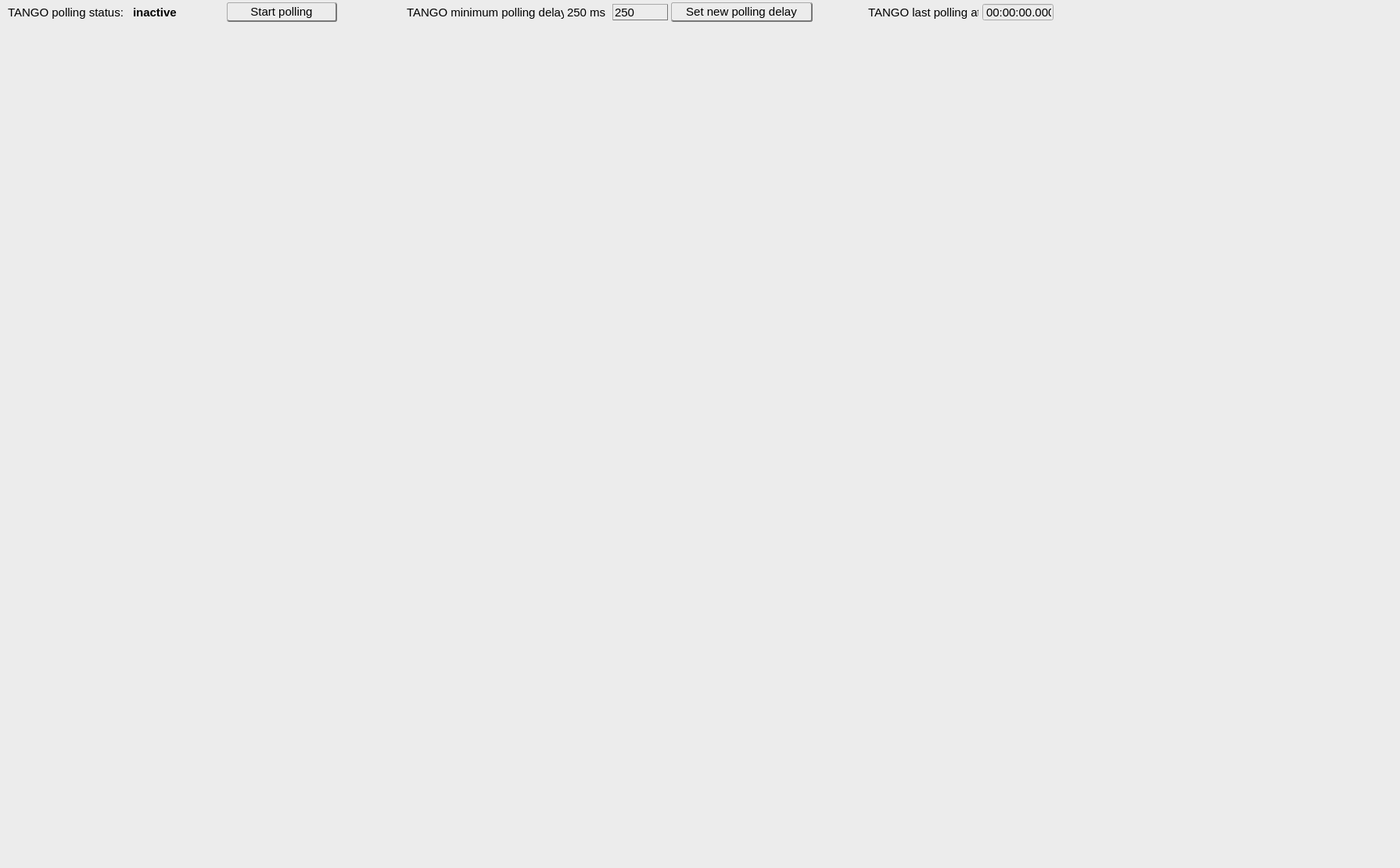
<?xml version="1.0" encoding="UTF-8"?>
<ui version="4.0">
 <class>MainWindow</class>
 <widget class="QMainWindow" name="MainWindow">
  <property name="geometry">
   <rect>
    <x>0</x>
    <y>0</y>
    <width>1790</width>
    <height>1110</height>
   </rect>
  </property>
  <property name="sizePolicy">
   <sizepolicy hsizetype="Preferred" vsizetype="Preferred">
    <horstretch>0</horstretch>
    <verstretch>0</verstretch>
   </sizepolicy>
  </property>
  <property name="minimumSize">
   <size>
    <width>1000</width>
    <height>700</height>
   </size>
  </property>
  <property name="font">
   <font>
    <family>Arial</family>
    <pointsize>10</pointsize>
   </font>
  </property>
  <property name="cursor">
   <cursorShape>ArrowCursor</cursorShape>
  </property>
  <property name="mouseTracking">
   <bool>false</bool>
  </property>
  <property name="windowTitle">
   <string>Tango GUI</string>
  </property>
  <property name="styleSheet">
   <string notr="true">background-color:rgb(236, 236, 236)</string>
  </property>
  <widget class="QWidget" name="centralwidget">
   <property name="sizePolicy">
    <sizepolicy hsizetype="Minimum" vsizetype="Minimum">
     <horstretch>0</horstretch>
     <verstretch>0</verstretch>
    </sizepolicy>
   </property>
   <widget class="QLabel" name="label_pmac_polling">
    <property name="geometry">
     <rect>
      <x>520</x>
      <y>5</y>
      <width>201</width>
      <height>21</height>
     </rect>
    </property>
    <property name="font">
     <font>
      <family>Arial</family>
      <pointsize>11</pointsize>
     </font>
    </property>
    <property name="text">
     <string>TANGO minimum polling delay:</string>
    </property>
   </widget>
   <widget class="QLineEdit" name="io_tango_polling">
    <property name="geometry">
     <rect>
      <x>783</x>
      <y>5</y>
      <width>71</width>
      <height>21</height>
     </rect>
    </property>
    <property name="sizePolicy">
     <sizepolicy hsizetype="Fixed" vsizetype="Fixed">
      <horstretch>0</horstretch>
      <verstretch>0</verstretch>
     </sizepolicy>
    </property>
    <property name="font">
     <font>
      <family>Arial</family>
      <pointsize>11</pointsize>
     </font>
    </property>
    <property name="styleSheet">
     <string notr="true">border: solid;

border-bottom-color: #777777;
border-bottom-width: 1px;

border-right-color:#777777;
border-right-width: 1px;

border-top-color:#AAAAAA;
border-top-width: 1px;

border-left-color:#AAAAAA;
border-left-width: 1px;

 background: qlineargradient(x1: 0, y1: 0, x2: 0, y2: 1,
                                 stop: 0 #fafafa, stop: 0.4 #f4f4f4,
                                 stop: 0.5 #e7e7e7, stop: 1.0 #fafafa);</string>
    </property>
    <property name="text">
     <string>250</string>
    </property>
   </widget>
   <widget class="QPushButton" name="but_TANGO_pollingDelay">
    <property name="geometry">
     <rect>
      <x>858</x>
      <y>3</y>
      <width>181</width>
      <height>25</height>
     </rect>
    </property>
    <property name="font">
     <font>
      <family>Arial</family>
      <pointsize>11</pointsize>
     </font>
    </property>
    <property name="styleSheet">
     <string notr="true">border: solid;

border-bottom-color: #777777;
border-bottom-width: 2px;

border-right-color:#777777;
border-right-width: 2px;

border-top-color:#AAAAAA;
border-top-width: 1px;

border-left-color:#AAAAAA;
border-left-width: 1px;

border-radius: 3px;
padding: 1px;
 background: qlineargradient(x1: 0, y1: 0, x2: 0, y2: 1,
                                 stop: 0 #fafafa, stop: 0.4 #f4f4f4,
                                 stop: 0.5 #e7e7e7, stop: 1.0 #fafafa);</string>
    </property>
    <property name="text">
     <string>Set new polling delay</string>
    </property>
   </widget>
   <widget class="QLabel" name="label_pmac_pollingvalue">
    <property name="geometry">
     <rect>
      <x>725</x>
      <y>5</y>
      <width>57</width>
      <height>21</height>
     </rect>
    </property>
    <property name="font">
     <font>
      <family>Arial</family>
      <pointsize>11</pointsize>
     </font>
    </property>
    <property name="text">
     <string>250 ms</string>
    </property>
   </widget>
   <widget class="QTimeEdit" name="label_timeedit">
    <property name="geometry">
     <rect>
      <x>1256</x>
      <y>4</y>
      <width>91</width>
      <height>23</height>
     </rect>
    </property>
    <property name="font">
     <font>
      <family>Arial</family>
      <pointsize>11</pointsize>
     </font>
    </property>
    <property name="readOnly">
     <bool>true</bool>
    </property>
    <property name="buttonSymbols">
     <enum>QAbstractSpinBox::NoButtons</enum>
    </property>
    <property name="currentSection">
     <enum>QDateTimeEdit::HourSection</enum>
    </property>
    <property name="displayFormat">
     <string>HH:mm:ss.zzz</string>
    </property>
    <property name="currentSectionIndex">
     <number>0</number>
    </property>
   </widget>
   <widget class="QLabel" name="label_pmac_lastpolling">
    <property name="geometry">
     <rect>
      <x>1110</x>
      <y>5</y>
      <width>141</width>
      <height>21</height>
     </rect>
    </property>
    <property name="font">
     <font>
      <pointsize>11</pointsize>
     </font>
    </property>
    <property name="text">
     <string>TANGO last polling at:</string>
    </property>
   </widget>
   <widget class="QPushButton" name="but_TANGO_polling">
    <property name="geometry">
     <rect>
      <x>290</x>
      <y>3</y>
      <width>141</width>
      <height>25</height>
     </rect>
    </property>
    <property name="font">
     <font>
      <family>Arial</family>
      <pointsize>11</pointsize>
     </font>
    </property>
    <property name="styleSheet">
     <string notr="true">border: solid;

border-bottom-color: #777777; border-bottom-width: 2px;

border-right-color:#777777;
border-right-width: 2px;

border-top-color:#AAAAAA;
border-top-width: 1px;

border-left-color:#AAAAAA;
border-left-width: 1px;

border-radius: 3px;
padding: 1px;
 background: qlineargradient(x1: 0, y1: 0, x2: 0, y2: 1,
                                 stop: 0 #fafafa, stop: 0.4 #f4f4f4,
                                 stop: 0.5 #e7e7e7, stop: 1.0 #fafafa);</string>
    </property>
    <property name="text">
     <string>Start polling</string>
    </property>
   </widget>
   <widget class="QLabel" name="label_polling">
    <property name="geometry">
     <rect>
      <x>10</x>
      <y>5</y>
      <width>151</width>
      <height>21</height>
     </rect>
    </property>
    <property name="font">
     <font>
      <family>Arial</family>
      <pointsize>11</pointsize>
     </font>
    </property>
    <property name="text">
     <string>TANGO polling status:</string>
    </property>
   </widget>
   <widget class="QLabel" name="label_TANGO_polling">
    <property name="geometry">
     <rect>
      <x>170</x>
      <y>5</y>
      <width>101</width>
      <height>21</height>
     </rect>
    </property>
    <property name="palette">
     <palette>
      <active>
       <colorrole role="Button">
        <brush brushstyle="SolidPattern">
         <color alpha="255">
          <red>236</red>
          <green>236</green>
          <blue>236</blue>
         </color>
        </brush>
       </colorrole>
       <colorrole role="Text">
        <brush brushstyle="SolidPattern">
         <color alpha="255">
          <red>255</red>
          <green>0</green>
          <blue>0</blue>
         </color>
        </brush>
       </colorrole>
       <colorrole role="Base">
        <brush brushstyle="SolidPattern">
         <color alpha="255">
          <red>236</red>
          <green>236</green>
          <blue>236</blue>
         </color>
        </brush>
       </colorrole>
       <colorrole role="Window">
        <brush brushstyle="SolidPattern">
         <color alpha="255">
          <red>236</red>
          <green>236</green>
          <blue>236</blue>
         </color>
        </brush>
       </colorrole>
      </active>
      <inactive>
       <colorrole role="Button">
        <brush brushstyle="SolidPattern">
         <color alpha="255">
          <red>236</red>
          <green>236</green>
          <blue>236</blue>
         </color>
        </brush>
       </colorrole>
       <colorrole role="Text">
        <brush brushstyle="SolidPattern">
         <color alpha="255">
          <red>255</red>
          <green>0</green>
          <blue>0</blue>
         </color>
        </brush>
       </colorrole>
       <colorrole role="Base">
        <brush brushstyle="SolidPattern">
         <color alpha="255">
          <red>236</red>
          <green>236</green>
          <blue>236</blue>
         </color>
        </brush>
       </colorrole>
       <colorrole role="Window">
        <brush brushstyle="SolidPattern">
         <color alpha="255">
          <red>236</red>
          <green>236</green>
          <blue>236</blue>
         </color>
        </brush>
       </colorrole>
      </inactive>
      <disabled>
       <colorrole role="Button">
        <brush brushstyle="SolidPattern">
         <color alpha="255">
          <red>236</red>
          <green>236</green>
          <blue>236</blue>
         </color>
        </brush>
       </colorrole>
       <colorrole role="Text">
        <brush brushstyle="SolidPattern">
         <color alpha="255">
          <red>120</red>
          <green>120</green>
          <blue>120</blue>
         </color>
        </brush>
       </colorrole>
       <colorrole role="Base">
        <brush brushstyle="SolidPattern">
         <color alpha="255">
          <red>236</red>
          <green>236</green>
          <blue>236</blue>
         </color>
        </brush>
       </colorrole>
       <colorrole role="Window">
        <brush brushstyle="SolidPattern">
         <color alpha="255">
          <red>236</red>
          <green>236</green>
          <blue>236</blue>
         </color>
        </brush>
       </colorrole>
      </disabled>
     </palette>
    </property>
    <property name="font">
     <font>
      <family>Arial</family>
      <pointsize>11</pointsize>
      <weight>75</weight>
      <bold>true</bold>
     </font>
    </property>
    <property name="styleSheet">
     <string notr="true"/>
    </property>
    <property name="text">
     <string>inactive</string>
    </property>
   </widget>
  </widget>
  <widget class="QStatusBar" name="statusbar">
   <property name="enabled">
    <bool>true</bool>
   </property>
  </widget>
 </widget>
 <resources/>
 <connections/>
</ui>
